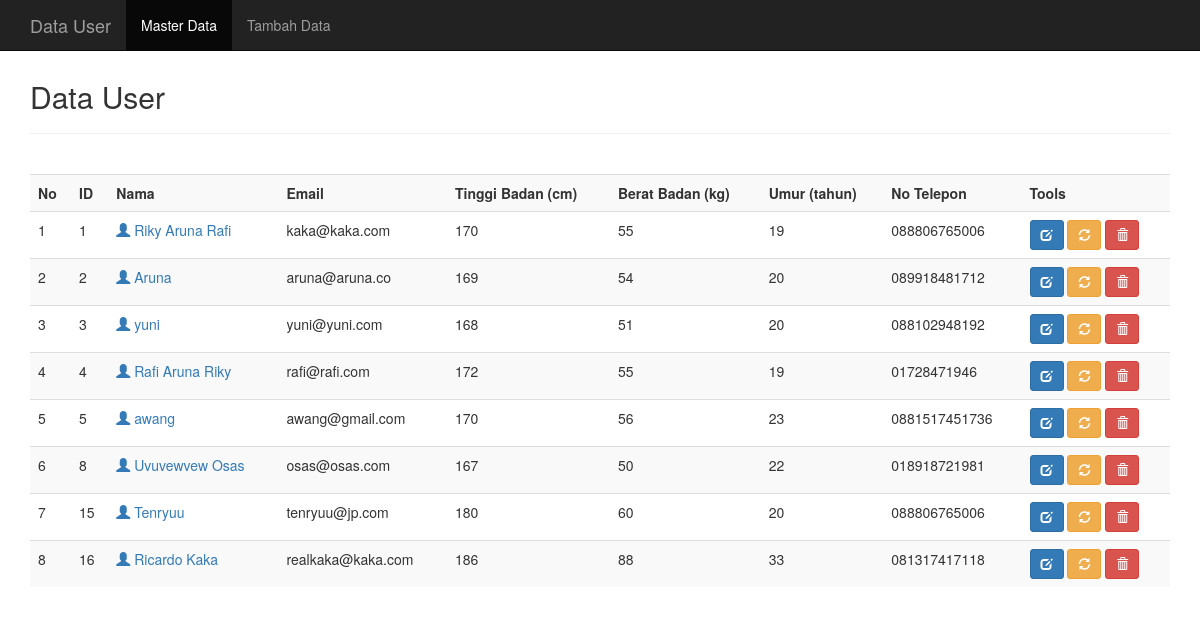
The app's page /admin/index.php with its own data.
### tables this page shows
CREATE TABLE `tbl_users` (
  `user_id` int(11) NOT NULL,
  `username` varchar(60) NOT NULL,
  `email` varchar(60) NOT NULL,
  `tinggi_badan` int(200) NOT NULL,
  `berat_badan` int(200) NOT NULL,
  `umur` int(200) NOT NULL,
  `no_telepon` char(14) NOT NULL,
  `password` varchar(255) NOT NULL
);

### admin/index.php (the view, shortened to what this page needs)
<?php
include("koneksi.php");
?>
<!DOCTYPE html>
<html lang="en">
<head>
	<link href="css/bootstrap.min.css" rel="stylesheet">
</head>
<body>
	<nav class="navbar navbar-inverse navbar-fixed-top">
		<div class="container">
			<div class="navbar-header">
				<a class="navbar-brand hidden-xs hidden-sm" href="http://www.hakkoblogs.com">Data User</a>
			</div>
			<div id="navbar" class="navbar-collapse collapse">
				<ul class="nav navbar-nav">
					<li class="active"><a href="index.php">Master Data</a></li>
					<li><a href="add.php">Tambah Data</a></li>
				</ul>
			</div>
		</div>
	</nav>
	<div class="container">
		<div class="content">
			<h2>Data User</h2>
			<hr />
						<?php $filter = (isset($_GET['filter']) ? strtolower($_GET['filter']) : NULL);  ?>
			<br />
			<div class="table-responsive">
			<table class="table table-striped table-hover">
				<tr>
                    <th>No</th>
					<th>ID</th>
					<th>Nama</th>
					<th>Email</th>
                    <th>Tinggi Badan (cm)</th>
                    <th>Berat Badan (kg)</th>
                    <th>Umur (tahun)</th>
					<th>No Telepon</th>
                    <th>Tools</th>
				</tr>
				<?php
				if($filter){
					$sql = mysqli_query($koneksi, "SELECT * FROM tbl_users WHERE umur='$filter' ORDER BY user_id ASC");
				}else{
					$sql = mysqli_query($koneksi, "SELECT * FROM tbl_users ORDER BY user_id ASC");
				}
				if(mysqli_num_rows($sql) == 0){
					echo '<tr><td colspan="8">Data Tidak Ada.</td></tr>';
				}else{
					$no = 1;
					while($row = mysqli_fetch_assoc($sql)){
						echo '
						<tr>
							<td>'.$no.'</td>
							<td>'.$row['user_id'].'</td>
							<td><a href="profile.php?nik='.$row['user_id'].'"><span class="glyphicon glyphicon-user" aria-hidden="true"></span> '.$row['username'].'</a></td>
                            <td>'.$row['email'].'		</td>
							<td>'.$row['tinggi_badan'].'</td>
							<td>'.$row['berat_badan'].'	</td>
							<td>'.$row['umur'].'		</td>
							<td>'.$row['no_telepon'].'	</td>
                            <td>
								<a href="edit.php?nik='.$row['user_id'].'" title="Edit Data" class="btn btn-primary btn-sm"><span class="glyphicon glyphicon-edit" aria-hidden="true"></span></a>
								<a href="password.php?nik='.$row['user_id'].'" title="Ganti Password" data-placement="bottom" data-toggle="tooltip" class="btn btn-warning btn-sm"><span class="glyphicon glyphicon-refresh" aria-hidden="true"></span></a>
								<a href="index.php?aksi=delete&nik='.$row['user_id'].'" title="Hapus Data" onclick="return confirm(\'Anda yakin akan menghapus data '.$row['username'].'?\')" class="btn btn-danger btn-sm"><span class="glyphicon glyphicon-trash" aria-hidden="true"></span></a>
							</td>
						</tr>
						';
						$no++;
					}
				}
				?>
			</table>
			</div>
		</div>
	</div>
</body>
</html>

### admin/index.php (style rules this page uses)
.content { margin-top: 80px; }

### records on screen
tbl_users: user_id "1", username "Riky Aruna Rafi", email "kaka@kaka.com", tinggi_badan "170", berat_badan "55", umur "19", no_telepon "088806765006"
tbl_users: user_id "2", username "Aruna", email "aruna@aruna.co", tinggi_badan "169", berat_badan "54", umur "20", no_telepon "089918481712"
tbl_users: user_id "3", username "yuni", email "yuni@yuni.com", tinggi_badan "168", berat_badan "51", umur "20", no_telepon "088102948192"
tbl_users: user_id "4", username "Rafi Aruna Riky", email "rafi@rafi.com", tinggi_badan "172", berat_badan "55", umur "19", no_telepon "01728471946"
tbl_users: user_id "5", username "awang", email "awang@gmail.com", tinggi_badan "170", berat_badan "56", umur "23", no_telepon "0881517451736"
tbl_users: user_id "8", username "Uvuvewvew Osas", email "osas@osas.com", tinggi_badan "167", berat_badan "50", umur "22", no_telepon "018918721981"
tbl_users: user_id "15", username "Tenryuu", email "tenryuu@jp.com", tinggi_badan "180", berat_badan "60", umur "20", no_telepon "088806765006"
tbl_users: user_id "16", username "Ricardo Kaka", email "realkaka@kaka.com", tinggi_badan "186", berat_badan "88", umur "33", no_telepon "081317417118"
